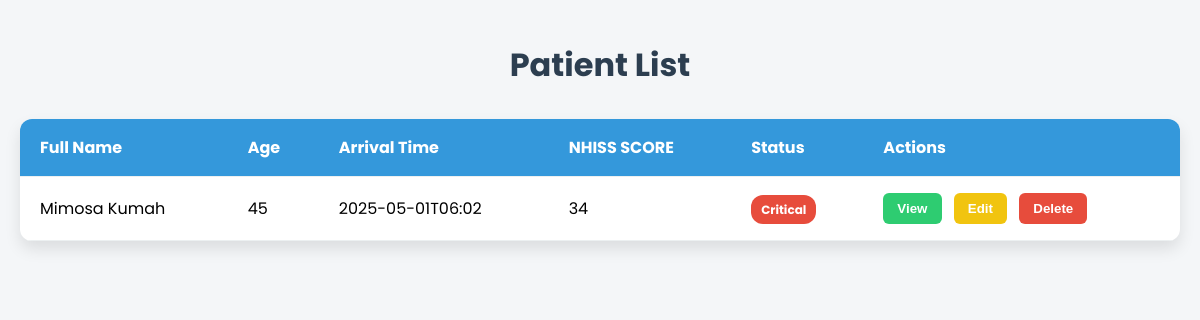
Before: /patient_list with the older database file.
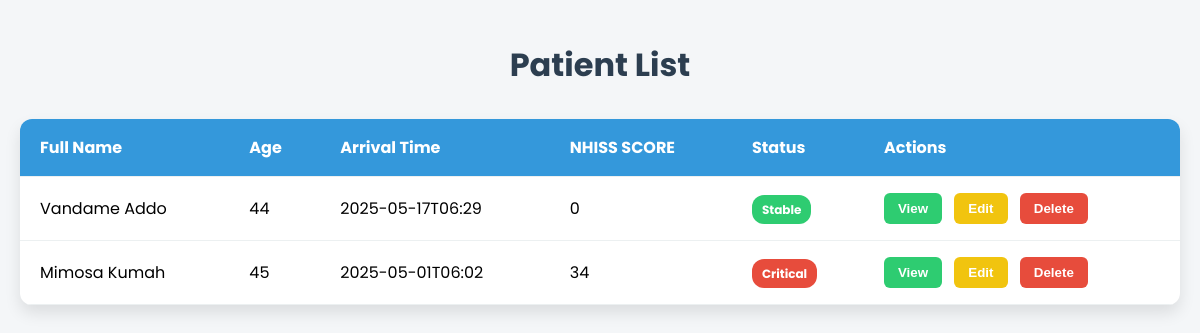
After: the same page with the newer database file.
### app.py (models this page shows)
class Patient(db.Model):
    id = db.Column(db.Integer, primary_key=True)
    fullname = db.Column(db.String(300))
    age = db.Column(db.Integer)
    sex = db.Column(db.String(300))
    arrival = db.Column(db.Integer)
    systolic = db.Column(db.Integer)
    diastolic = db.Column(db.Integer)
    heart_rate = db.Column(db.Integer)
    temperature = db.Column(db.Integer)
    oxygen_saturation = db.Column(db.Integer)
    glucose = db.Column(db.Integer)
    current_medications = db.Column(db.String(300))
    allergies = db.Column(db.String(300))
    stroke_history = db.Column(db.String(500))
    medical_history = db.Column(db.String(500))
    radiologist_notes =db.Column(db.String(500))
    nhiss_score = db.Column(db.Integer)
    radiologist_notes = db.Column(db.String(500))
    diagnosis = db.Column(db.String(500))
    treatment = db.Column(db.String(500))
    neuro_approved = db.Column(db.Boolean, default=False)

### app.py (the view)
@app.route('/patient_list')
@app.route('/patient_list')
def patient_list():
    patients = Patient.query.order_by(Patient.id.desc()).all()
    return render_template('patient_list.html', patients=patients)

### templates/patient_list.html (shortened to what this page needs)
<!DOCTYPE html>
<html lang="en">
<head>
</head>
<body>
  <h1>Patient List</h1>
  <table class="patient-table">
    <thead>
      <tr>
        <th>Full Name</th>
        <th>Age</th>
        <th>Arrival Time</th>
        <th>NHISS SCORE</th>
        <th>Status</th>
        <th>Actions</th>
      </tr>
    </thead>
    <tbody>
      {% for patient in patients %}
      <tr>
        <td>{{ patient.fullname }}</td>
        <td>{{ patient.age }}</td>
        <td>{{ patient.arrival }}</td>
        <td>{{ patient.nhiss_score }}</td>
        <td>
          {% set score = patient.nhiss_score|int %}
          {% if 21 <= score <= 42 %}
            <span class="badge critical">Critical</span>
          {% else %}
            <span class="badge stable">Stable</span>
          {% endif %}
        </td>
        <td class="actions">
          <button class="btn-view" onclick="window.location.href='/patients/{{ patient.id }}'">View</button>
          <button class="btn-edit" onclick="window.location.href='/patients/{{ patient.id }}/edit'">Edit</button>
          <button class="btn-delete" onclick="window.location.href='/patients/{{ patient.id }}/delete'">Delete</button>
        </td>
      </tr>
      {% endfor %}
    </tbody>
  </table>
</body>
</html>

Changed rows visible on the page:
added Patient: fullname "Vandame Addo", age "44", arrival "2025-05-17T06:29", nhiss_score "0", shows "Stable"
